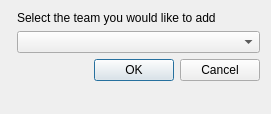
<?xml version="1.0" encoding="UTF-8"?>
<ui version="4.0">
 <class>importDialog</class>
 <widget class="QDialog" name="importDialog">
  <property name="geometry">
   <rect>
    <x>0</x>
    <y>0</y>
    <width>271</width>
    <height>114</height>
   </rect>
  </property>
  <property name="windowTitle">
   <string>Import</string>
  </property>
  <layout class="QFormLayout" name="formLayout">
   <item row="0" column="1">
    <layout class="QVBoxLayout" name="verticalLayout">
     <item>
      <widget class="QLabel" name="label">
       <property name="sizePolicy">
        <sizepolicy hsizetype="Expanding" vsizetype="Preferred">
         <horstretch>0</horstretch>
         <verstretch>0</verstretch>
        </sizepolicy>
       </property>
       <property name="text">
        <string>Select the team you would like to add</string>
       </property>
      </widget>
     </item>
     <item>
      <widget class="QComboBox" name="comboBox"/>
     </item>
    </layout>
   </item>
   <item row="1" column="1">
    <widget class="QDialogButtonBox" name="buttonBox">
     <property name="orientation">
      <enum>Qt::Horizontal</enum>
     </property>
     <property name="standardButtons">
      <set>QDialogButtonBox::Cancel|QDialogButtonBox::Ok</set>
     </property>
    </widget>
   </item>
  </layout>
 </widget>
 <resources/>
 <connections>
  <connection>
   <sender>buttonBox</sender>
   <signal>accepted()</signal>
   <receiver>importDialog</receiver>
   <slot>accept()</slot>
   <hints>
    <hint type="sourcelabel">
     <x>248</x>
     <y>254</y>
    </hint>
    <hint type="destinationlabel">
     <x>157</x>
     <y>274</y>
    </hint>
   </hints>
  </connection>
  <connection>
   <sender>buttonBox</sender>
   <signal>rejected()</signal>
   <receiver>importDialog</receiver>
   <slot>reject()</slot>
   <hints>
    <hint type="sourcelabel">
     <x>316</x>
     <y>260</y>
    </hint>
    <hint type="destinationlabel">
     <x>286</x>
     <y>274</y>
    </hint>
   </hints>
  </connection>
 </connections>
</ui>
